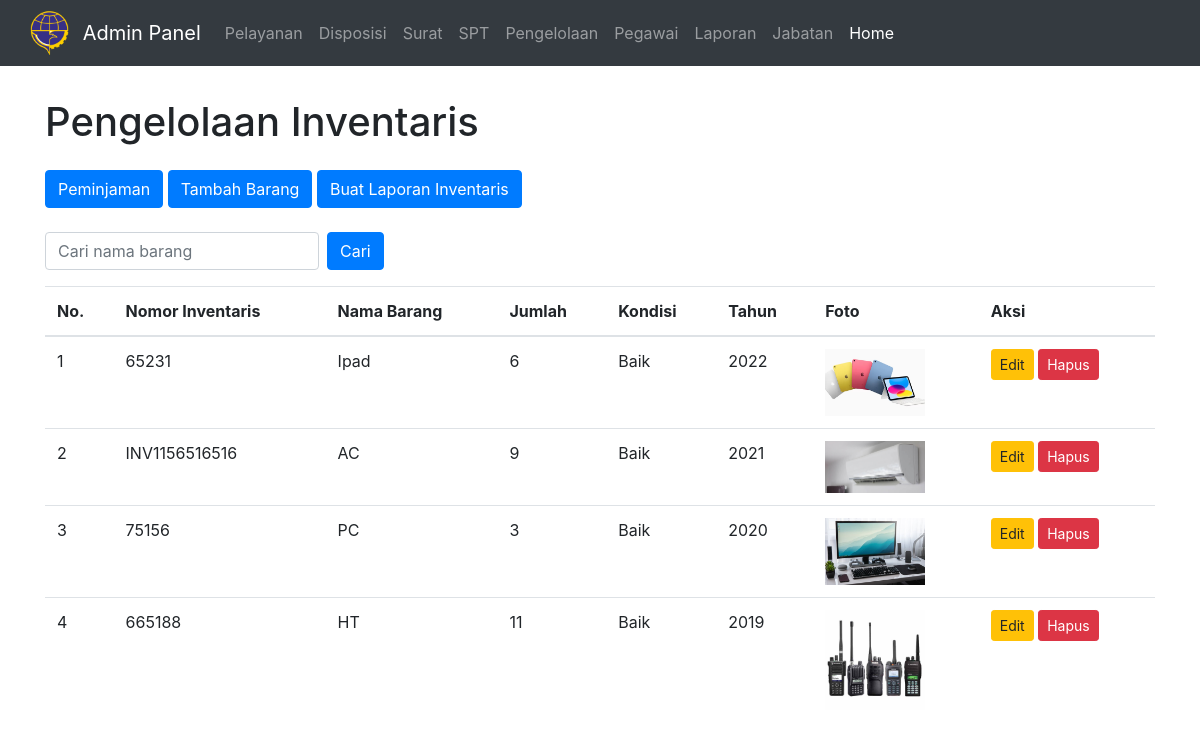
The app's page /umum/admin/pengelolaan.php, older data.
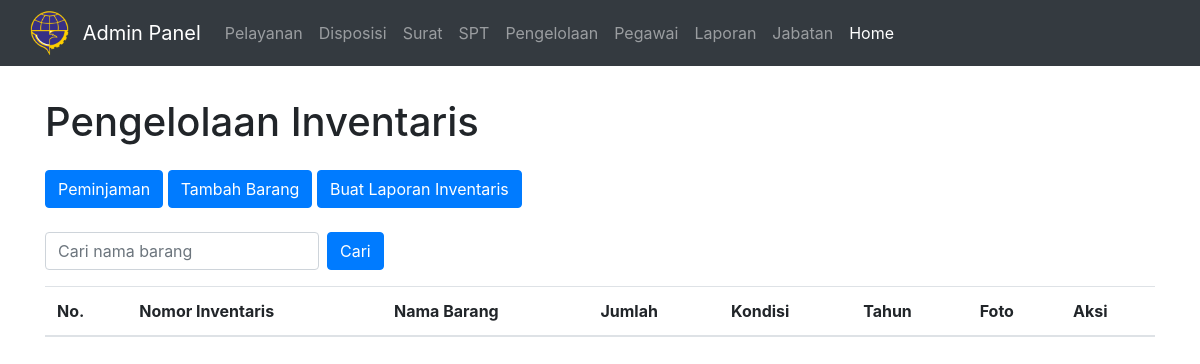
The same page, newer data.
### tables this page shows
CREATE TABLE `pengelolaan` (
  `id` int NOT NULL,
  `nomor_inventaris` varchar(255) NOT NULL,
  `nama_barang` varchar(255) DEFAULT NULL,
  `jumlah` int DEFAULT NULL,
  `kondisi` enum('Baik','Rusak','Rusak Berat') DEFAULT NULL,
  `tahun` year NOT NULL,
  `foto` blob
);

### umum/admin/pengelolaan.php (the view, shortened to what this page needs)
<?php include_once 'header.php'; ?>
<div class="container mt-5">
    <h1 class="mb-4">Pengelolaan Inventaris</h1>
    <div class="text-end mb-4">
        <a href="peminjaman.php" class="btn btn-primary">Peminjaman</a>
        <?php if ($rules !== 'Staff') : ?>
            <a href="tambah_barang.php" class="btn btn-primary">Tambah Barang</a>
            <a href="laporan_inventaris.php" class="btn btn-primary">Buat Laporan Inventaris</a>
        <?php endif; ?>
    </div>
    <div class="row mb-3">
        <div class="col-md-6">
            <form action="<?php echo htmlspecialchars($_SERVER["PHP_SELF"]); ?>" method="GET" class="form-inline">
                <input type="text" name="search" class="form-control mr-sm-2" placeholder="Cari nama barang">
                <button type="submit" class="btn btn-primary">Cari</button>
            </form>
        </div>
    </div>
    <div class="table-responsive">
        <table class="table">
            <thead>
                <tr>
                    <th>No.</th>
                    <th>Nomor Inventaris</th>
                    <th>Nama Barang</th>
                    <th>Jumlah</th>
                    <th>Kondisi</th>
                    <th>Tahun</th>
                    <th>Foto</th>
                    <?php if ($rules !== 'Staff') : ?>
                        <th>Aksi</th>
                    <?php endif; ?>
                </tr>
            </thead>
            <tbody>
                <?php
                include_once 'koneksi.php';
                $search_keyword = isset($_GET['search']) ? $_GET['search'] : '';
                $sql = "SELECT * FROM pengelolaan WHERE nama_barang LIKE '%$search_keyword%' ORDER BY tahun DESC";
                $result = $koneksi->query($sql);
                if ($result) {
                    $no = 1;
                    while ($row = $result->fetch_assoc()) {
                        echo "<tr>";
                        echo "<td>" . $no++ . "</td>";
                        echo "<td>" . htmlspecialchars($row['nomor_inventaris']) . "</td>";
                        echo "<td>" . htmlspecialchars($row['nama_barang']) . "</td>";
                        echo "<td>" . htmlspecialchars($row['jumlah']) . "</td>";
                        echo "<td>" . htmlspecialchars($row['kondisi']) . "</td>";
                        echo "<td>" . htmlspecialchars($row['tahun']) . "</td>";
                        echo "<td>";
                        if (!empty($row['foto'])) {
                            echo "<img src='../pengelolaan/" . htmlspecialchars($row['foto']) . "' alt='Foto Barang' style='max-width: 100px;'>";
                        } else {
                            echo "Foto tidak tersedia";
                        }
                        echo "</td>";
                        if ($rules !== 'Staff') {
                            echo "<td>";
                            echo "<a href='edit_barang.php?id=" . htmlspecialchars($row['id']) . "' class='btn btn-warning btn-sm'>Edit</a> ";
                            echo "<a href='hapus_barang.php?id=" . htmlspecialchars($row['id']) . "' class='btn btn-danger btn-sm'>Hapus</a>";
                            echo "</td>";
                        }
                        echo "</tr>";
                    }
                } else {
                    echo "<tr><td colspan='7'>Tidak ada data barang.</td></tr>";
                }
                ?>
            </tbody>
        </table>
    </div>
</div>
<div style="height: 100px;"></div>
</body>
</html>

Row changes from the older to the newer data that the page shows:
removed pengelolaan: nomor_inventaris "65231", nama_barang "Ipad", jumlah "6", kondisi "Baik", tahun "2022", foto (picture)
removed pengelolaan: nomor_inventaris "INV1156516516", nama_barang "AC", jumlah "9", kondisi "Baik", tahun "2021", foto (picture)
removed pengelolaan: nomor_inventaris "75156", nama_barang "PC", jumlah "3", kondisi "Baik", tahun "2020", foto (picture)
removed pengelolaan: nomor_inventaris "665188", nama_barang "HT", jumlah "11", kondisi "Baik", tahun "2019", foto (picture)
